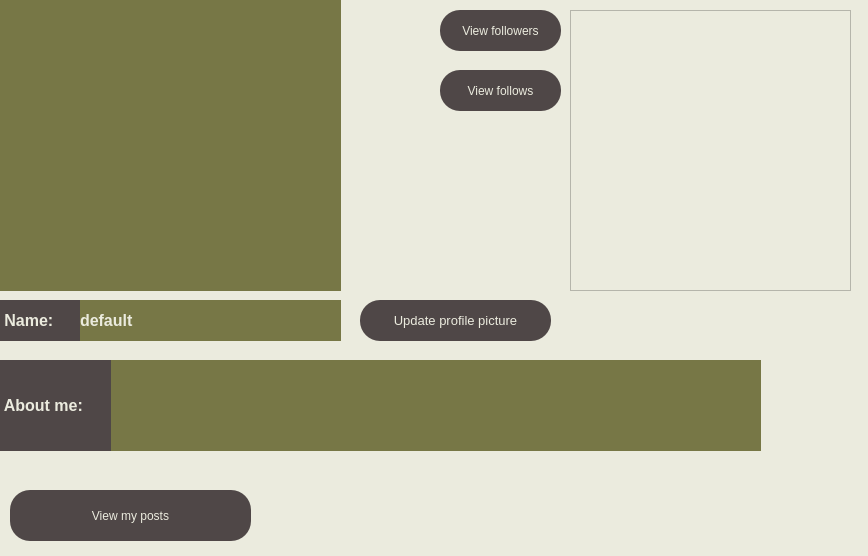
<?xml version="1.0" encoding="UTF-8"?>
<ui version="4.0">
 <class>ViewYourProfile</class>
 <widget class="QWidget" name="ViewYourProfile">
  <property name="enabled">
   <bool>true</bool>
  </property>
  <property name="geometry">
   <rect>
    <x>0</x>
    <y>0</y>
    <width>868</width>
    <height>556</height>
   </rect>
  </property>
  <property name="windowTitle">
   <string>Form</string>
  </property>
  <property name="styleSheet">
   <string notr="true">background-color: rgb(235, 235, 222);</string>
  </property>
  <widget class="QLabel" name="imagelabel">
   <property name="geometry">
    <rect>
     <x>0</x>
     <y>0</y>
     <width>341</width>
     <height>291</height>
    </rect>
   </property>
   <property name="styleSheet">
    <string notr="true">background-color: rgb(119, 119, 70);</string>
   </property>
   <property name="text">
    <string/>
   </property>
   <property name="scaledContents">
    <bool>true</bool>
   </property>
  </widget>
  <widget class="QPushButton" name="uploadbutton">
   <property name="geometry">
    <rect>
     <x>360</x>
     <y>300</y>
     <width>191</width>
     <height>41</height>
    </rect>
   </property>
   <property name="font">
    <font>
     <pointsize>10</pointsize>
    </font>
   </property>
   <property name="styleSheet">
    <string notr="true">background-color: rgb(79, 71, 71);
border-radius: 20px;
color: rgb(235, 235, 222);</string>
   </property>
   <property name="text">
    <string>Update profile picture</string>
   </property>
  </widget>
  <widget class="QLabel" name="label_2">
   <property name="geometry">
    <rect>
     <x>0</x>
     <y>300</y>
     <width>81</width>
     <height>41</height>
    </rect>
   </property>
   <property name="font">
    <font>
     <pointsize>12</pointsize>
     <bold>true</bold>
    </font>
   </property>
   <property name="styleSheet">
    <string notr="true">background-color: rgb(79, 71, 71);
color: rgb(235, 235, 222);</string>
   </property>
   <property name="text">
    <string> Name:</string>
   </property>
  </widget>
  <widget class="QLineEdit" name="usernameedit_2">
   <property name="geometry">
    <rect>
     <x>110</x>
     <y>360</y>
     <width>651</width>
     <height>91</height>
    </rect>
   </property>
   <property name="styleSheet">
    <string notr="true">background-color: rgb(119, 119, 70);
font: 12pt &quot;MS Shell Dlg 2&quot;;
border: none;</string>
   </property>
   <property name="text">
    <string/>
   </property>
  </widget>
  <widget class="QLabel" name="label_3">
   <property name="geometry">
    <rect>
     <x>0</x>
     <y>360</y>
     <width>111</width>
     <height>91</height>
    </rect>
   </property>
   <property name="font">
    <font>
     <pointsize>12</pointsize>
     <bold>true</bold>
    </font>
   </property>
   <property name="styleSheet">
    <string notr="true">background-color: rgb(79, 71, 71);
color: rgb(235, 235, 222);</string>
   </property>
   <property name="text">
    <string> About me:</string>
   </property>
  </widget>
  <widget class="QLabel" name="usernameLabel">
   <property name="geometry">
    <rect>
     <x>80</x>
     <y>300</y>
     <width>261</width>
     <height>41</height>
    </rect>
   </property>
   <property name="font">
    <font>
     <pointsize>12</pointsize>
     <bold>true</bold>
    </font>
   </property>
   <property name="styleSheet">
    <string notr="true">background-color: rgb(119, 119, 70);
color: rgb(235, 235, 222);</string>
   </property>
   <property name="text">
    <string>default</string>
   </property>
   <property name="alignment">
    <set>Qt::AlignLeading|Qt::AlignLeft|Qt::AlignVCenter</set>
   </property>
  </widget>
  <widget class="QPushButton" name="pushButton">
   <property name="geometry">
    <rect>
     <x>440</x>
     <y>10</y>
     <width>121</width>
     <height>41</height>
    </rect>
   </property>
   <property name="styleSheet">
    <string notr="true">background-color: rgb(79, 71, 71);
font: 10pt &quot;MS Shell Dlg 2&quot;;
border-radius: 20px;
color: rgb(235, 235, 222);</string>
   </property>
   <property name="text">
    <string>View followers</string>
   </property>
  </widget>
  <widget class="QPushButton" name="pushButton_2">
   <property name="geometry">
    <rect>
     <x>440</x>
     <y>70</y>
     <width>121</width>
     <height>41</height>
    </rect>
   </property>
   <property name="styleSheet">
    <string notr="true">background-color: rgb(79, 71, 71);
font: 10pt &quot;MS Shell Dlg 2&quot;;
border-radius: 20px;
color: rgb(235, 235, 222);</string>
   </property>
   <property name="text">
    <string>View follows</string>
   </property>
  </widget>
  <widget class="QPushButton" name="viewposts">
   <property name="geometry">
    <rect>
     <x>10</x>
     <y>490</y>
     <width>241</width>
     <height>51</height>
    </rect>
   </property>
   <property name="styleSheet">
    <string notr="true">background-color: rgb(79, 71, 71);
font: 10pt &quot;MS Shell Dlg 2&quot;;
border-radius: 20px;
color: rgb(235, 235, 222);</string>
   </property>
   <property name="text">
    <string>View my posts</string>
   </property>
  </widget>
  <widget class="QListWidget" name="listWidget">
   <property name="geometry">
    <rect>
     <x>570</x>
     <y>10</y>
     <width>281</width>
     <height>281</height>
    </rect>
   </property>
   <property name="styleSheet">
    <string notr="true">border-color: rgb(119, 119, 70);</string>
   </property>
  </widget>
 </widget>
 <resources/>
 <connections/>
</ui>
